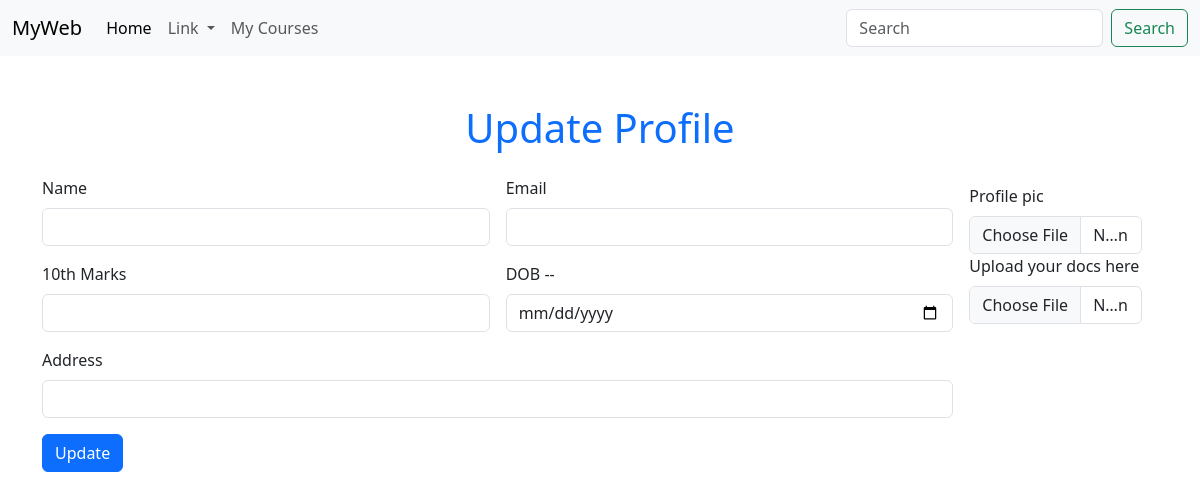
/profile/ (signed in), run on an earlier commit of the app's database.
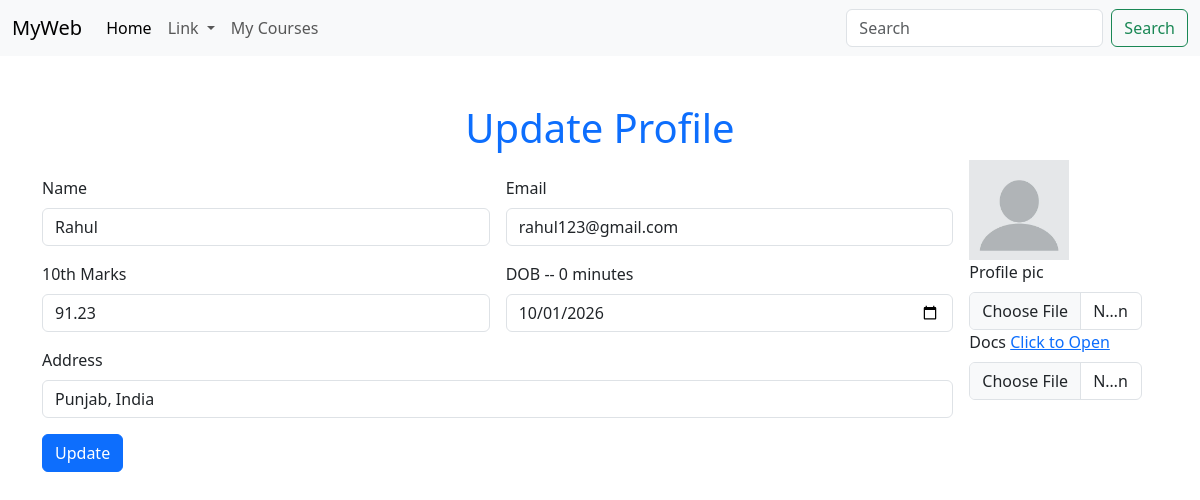
And on a later commit of the database.
### myapp/models.py (models this page shows, shortened)
class User(models.Model):
    name = models.CharField(max_length=50)
    roll = models.IntegerField(unique=True)
    password = models.CharField(max_length=100, null=False)
    email = models.EmailField(unique=True)
    address = models.TextField()

class UserProfile(models.Model):
    pic = models.ImageField(upload_to='user/user_profile/', null=True, blank=True)
    docs = models.FileField(upload_to='user/user_docs/', null=True, blank=True)
    matriculation_marks = models.DecimalField(max_digits=4, decimal_places=2)
    dob = models.DateField()
    user = models.OneToOneField(User, on_delete=models.CASCADE)

### myapp/views.py (the view, shortened to what this page needs)
# urls.py: path('profile/', views.profile, name="profile"),
def profile(request):
    if not request.session.get("user"):
        return redirect("login")
    curruser = User.objects.filter(email = request.session["user"]).first()
    curr_profile = UserProfile.objects.filter(user = curruser).first()
    return render(request, "profile.html", {"user":curruser, "profile":curr_profile })

### myapp/templates/profile.html (shortened to what this page needs)
{% extends 'base.html' %}
{% block content %}
<div class="container my-5">
    <h1 class="text-primary text-center"> Update Profile </h1>
<form class="row g-3" method="post" enctype="multipart/form-data">
   <div class="row g-3 col-10">
      <div class="col-md-6">
        <label for="inputEmail4" class="form-label">Name</label>
        <input type="text" class="form-control" name="name" value="{{ user.name }}">
      </div>
      <div class="col-md-6">
        <label for="inputPassword4" class="form-label">Email</label>
        <input type="email" class="form-control" name="email"  value="{{ user.email }}" readonly>
      </div>
      <div class="col-md-6">
        <label for="inputPassword4" class="form-label">10th Marks</label>
        <input type="number" class="form-control" name="marks"  value="{{ profile.matriculation_marks }}" required>
      </div>
      <div class="col-md-6">
        <label for="inputPassword4" class="form-label">DOB -- {{ profile.dob|timeuntil }}</label>
<input type="date" class="form-control" name="dob" value="{{ profile.dob|date:'Y-m-d' }}" required>
      </div>
      <div class="col-12">
        <label for="inputAddress2" class="form-label">Address </label>
        <input type="text" class="form-control" name="address" value="{{ user.address }}">
      </div>
   </div>
  <div class="col-2">
    <div>
       {% if profile.pic %}
       <img src="{{  profile.pic.url  }}" height="100" width="100">
       {% endif %}
    <br>
    <label for="inputAddress2" class="form-label">Profile pic </label>
    <input type="file" class="form-control" name="pic" >
    </div>
      <div>
     {% if profile.docs %}
    <label for="inputAddress2" class="form-label">Docs  <a href="{{ profile.docs.url }}">Click to Open</a>   </label>
    <input type="file" class="form-control" name="docs" >
    {% else %}
    <label for="inputAddress2" class="form-label">Upload your docs here  </label>
    <input type="file" class="form-control" name="docs" >
    {% endif %}
    </div>
  </div>
  <div class="col-12">
    <button type="submit" class="btn btn-primary">Update</button>
  </div>
</form>
</div>
{% endblock %}

What changed in the data, as far as the page shows it:
now on this page (row edited): User: name "Rahul", email "rahul123@gmail.com", address "Punjab, India"
now on this page (row edited): UserProfile: marks "91.23", dob "0 minutes", dob "10/01/2026", pic (picture)
Also different on the page:
text no longer shown: "Upload your docs here"
text now shown: "Docs Click to Open"
